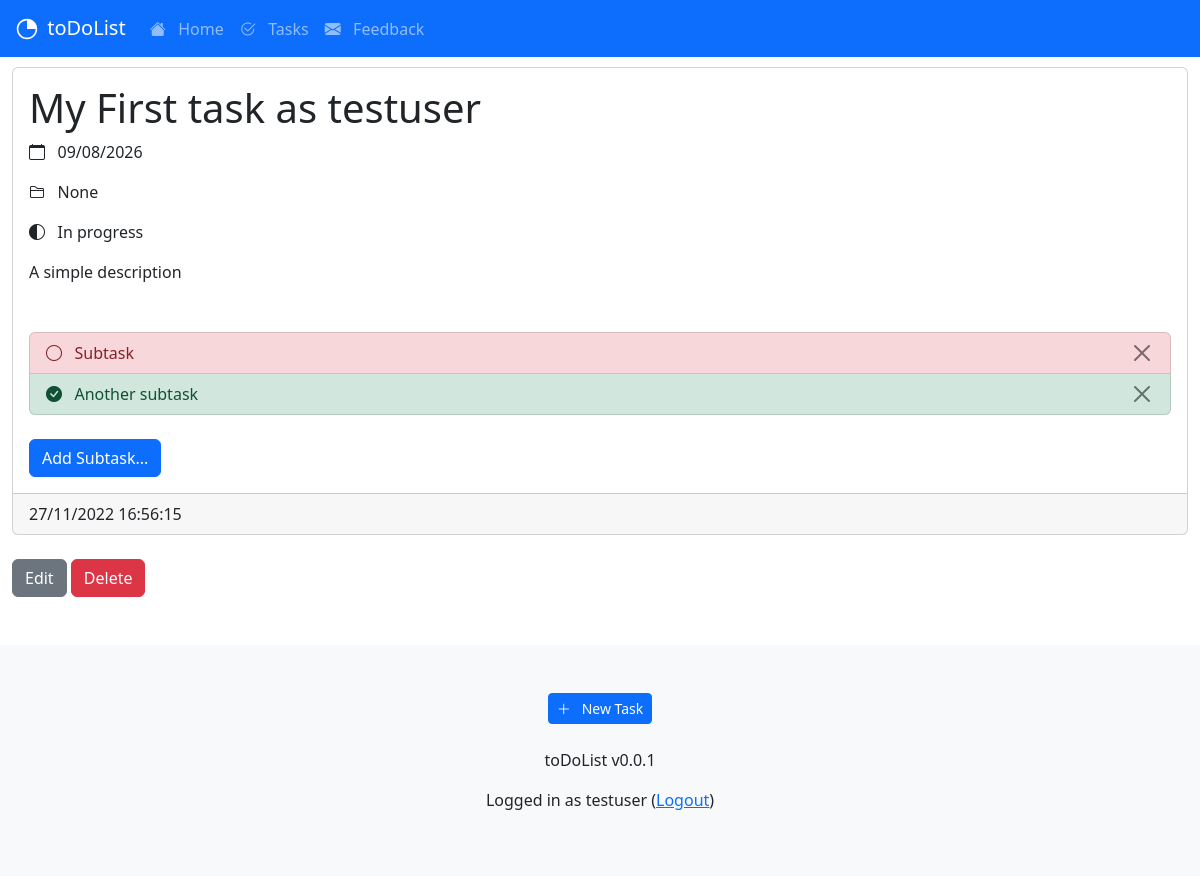
Before: /tasks/11 (signed in) with the older database file.
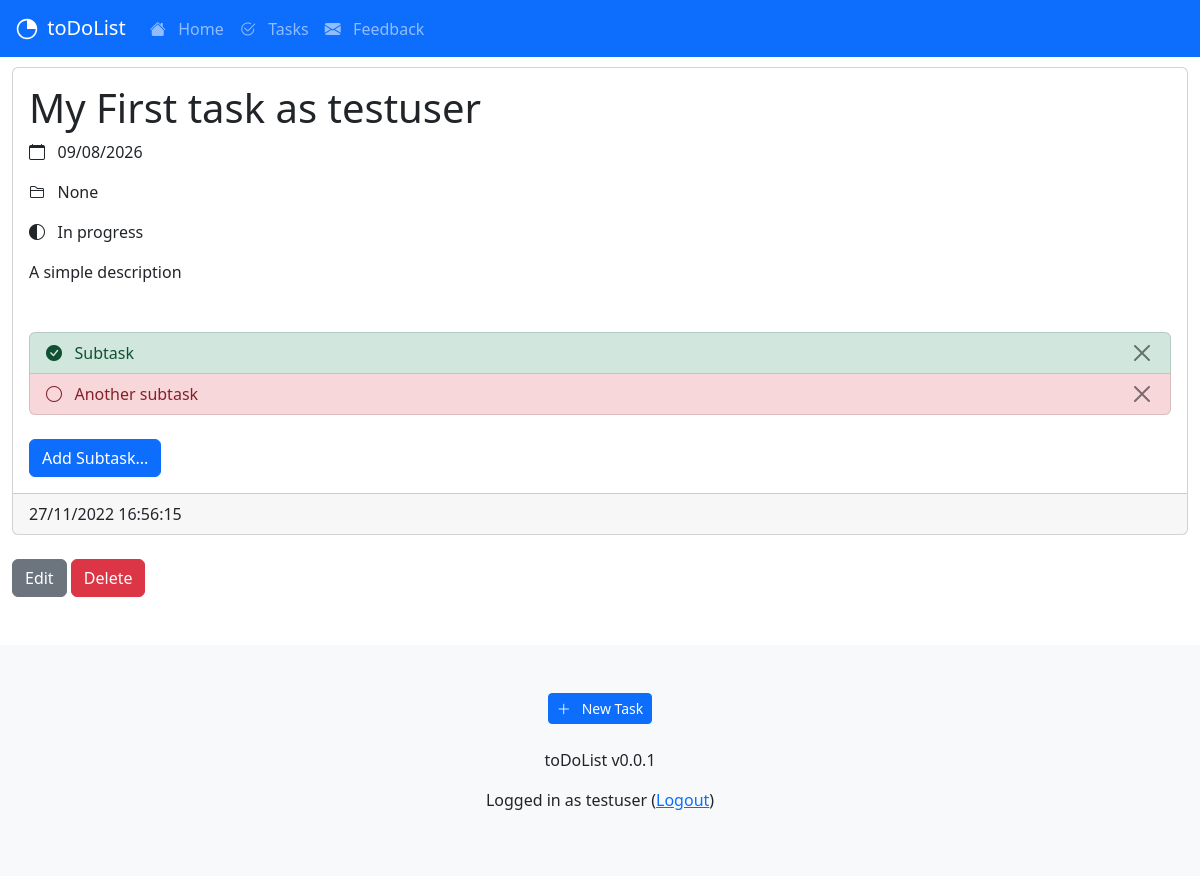
After: the same page with the newer database file.
### taskapp/models.py (models this page shows, shortened)
class SubTask(models.Model):
    title = models.CharField(max_length=128)
    complete = models.BooleanField(default=False)
    task = models.ForeignKey(Task, on_delete=models.CASCADE)

### taskapp/views.py (the view)
# urls.py: path('<int:pk>', views.TaskDetailView.as_view(), name='tasks_detail'),
class TaskDetailView(LoginRequiredMixin, DetailView):
    model = Task
    template_name = 'taskapp/detail_view.html'
    def get_context_data(self, **kwargs):
        task = Task.objects.get(id=self.kwargs['pk'])
        context = {}
        context['task'] = task
        if(self.request.user == task.author or is_admin(self.request.user)):
            context['subtask_list'] = SubTask.objects.filter(task__id=self.kwargs['pk'])
            context['subtask_list_size'] = SubTask.objects.filter(task__id=self.kwargs['pk']).count
        else:
            raise PermissionDenied()
        return context

### taskapp/templates/taskapp/detail_view.html
{% extends "base.html" %}
{% block content %}
<body>
    <div class="card">
    <div class="card-body">
    <h1 class="card-title">{{ task.title }}</h1>
    <p><i class="bi bi-calendar"></i>&nbsp;&nbsp;&nbsp;{{ task.due_at|date:"SHORT_DATE_FORMAT" }}</p>
    <p><i class="bi bi-folder2"></i>&nbsp;&nbsp;&nbsp;{{ task.category }}</p>
    <p>
        {% if task.status == 'In progress' %}
            <i class="bi bi-circle-half"></i>
            {% elif task.status == 'Urgent' %}
            <i class="bi bi-arrow-up-circle"></i>
            {% elif task.status == 'Complete' %}
            <i class="bi bi-check-circle-fill"></i>
            {% elif task.status == 'Delayed' %}
            <i class="bi bi-clock"></i>
            {% else %}
            <i class="bi bi-circle"></i>
        {% endif %}
        &nbsp;&nbsp;{{ task.status }}</p>
    <p class="card-text"> {{ task.description|linebreaks }}</p>
    </div>
    <div class="card-body">
        {% include 'taskapp/subtask_list.html' with nid=task.id %}
        <div class="d-grid gap-2 d-md-block">
            <input type="button" class="btn btn-primary" onclick="location.href='{% url 'create_subtask' task.id %}';" value="Add Subtask..." />
        </div>
    </div>
    <div class="card-footer">
        {{ task.updated_at|date:"d/m/Y H:i:s" }}
    </div>
    </div>
    <br>
    <div class="d-grid gap-2 d-md-block">
        <input type="button" class="btn btn-secondary" onclick="location.href='{% url 'tasks_update' task.id %}';" value="Edit" />
        <input type="button" class="btn btn-danger" onclick="location.href='{% url 'tasks_delete' task.id %}';" value="Delete" />
    </div>
</body>
{% endblock content %}

### taskapp/templates/taskapp/subtask_list.html (shortened to what this page needs)
{% load static %}
{% if subtask_list_size > 0 %}
<div class="list-group">
    {% for subtask in subtask_list %}
    {% if subtask.complete %}
    <a class="list-group-item list-group-item-action list-group-item-success" id="tid_{{subtask.id}}" onClick='togglecomplete({{ subtask.id }})'><i class="bi bi-check-circle-fill" id="tid_{{subtask.id}}_i"></i>&nbsp;&nbsp;&nbsp;{{subtask.title}}
    {% else %}
    <a class="list-group-item list-group-item-action list-group-item-danger" id="tid_{{subtask.id}}" onClick='togglecomplete({{ subtask.id }})'><i class="bi bi-circle" id="tid_{{subtask.id}}_i"></i>&nbsp;&nbsp;&nbsp;{{subtask.title}}
    {% endif %}
    <button class="btn btn-close text-right" style="float:right;" onClick='event.stopPropagation();delete_t({{ subtask.id }});' type='button'></button></a>
    {% endfor %}
</div>
<br>
{% endif %}

Changed rows visible on the page:
changed SubTask "Subtask": complete False → True (drawn)
changed SubTask "Another subtask": complete True → False (drawn)
